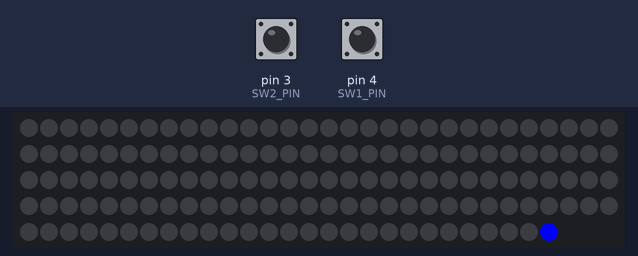
Bench run of a sketch on a simulated Arduino Uno, built with avr-gcc and run on an emulated ATmega328P. Parts: 147 RGB LEDs in strip order, left to right, continuing on the next row. Inputs (shaded band) come from the test bench; at power-on: pin 4 (SW1_PIN) HIGH, pin 3 (SW2_PIN) HIGH. Colours are those a GRB WS2812 strip shows for the declared byte order.

Above: at 1.2 s.
1.3 s: pin 4 (SW1_PIN) pulled LOW for 0.15 s
At 1.39 s:
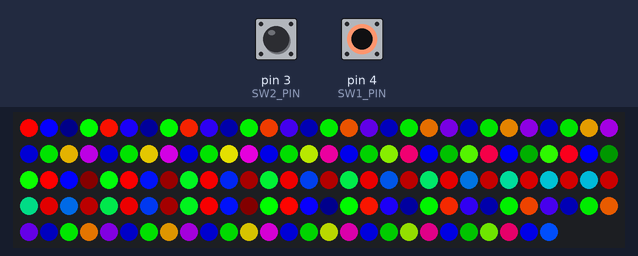
3.0 s: pin 3 (SW2_PIN) pulled LOW for 0.15 s
At 3.1 s:
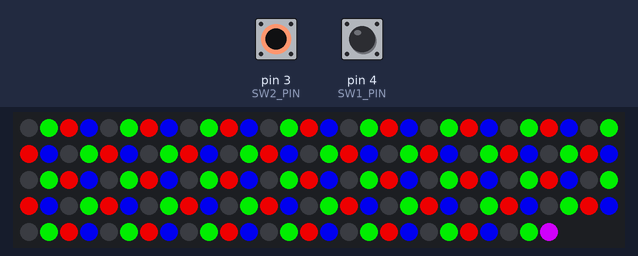
4.6 s: pin 4 (SW1_PIN) pulled LOW for 1 s
At 5.39 s:
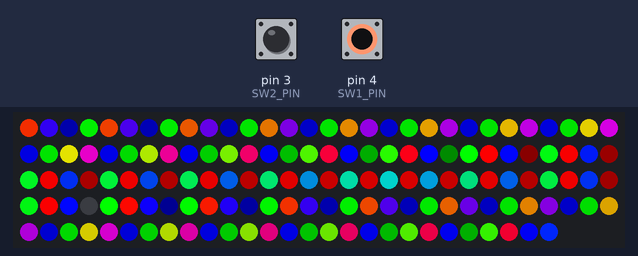
7.1 s: pin 3 (SW2_PIN) pulled LOW for 3.2 s
At 7.7 s:
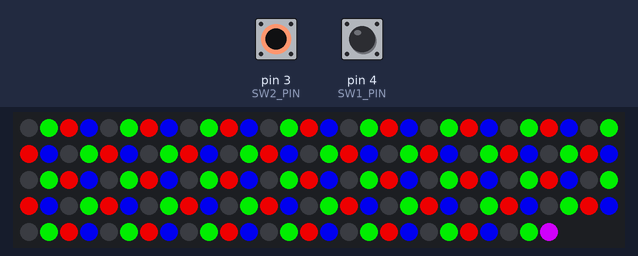
Timing chart, 0 to 10.1 s (numbered marks = the images above; inputs shaded):
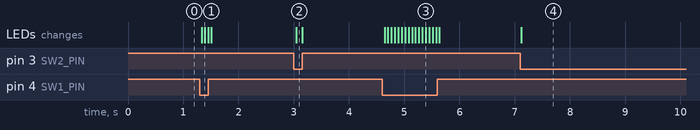

Measured:
- after the input at 1.3 s, the LEDs: first change at once (image 1 shows a later state)
- after the input at 3.0 s, the LEDs: change after 0.05 s (image 2)
- after the input at 4.6 s, the LEDs: first change after 0.05 s (image 3 shows a later state)
- after the input at 7.1 s, the LEDs: change at once (image 4)

The sketch:

courtesylights_rgbw.ino
```cpp
#include "FastLED.h"
#include "FastLED_RGBW.h"

#define DATA_PIN 6
#define SW1_PIN 4
#define SW2_PIN 3
#define NUM_LEDS 110

CRGBW leds[NUM_LEDS];
CRGB *ledsRGB = (CRGB *) &leds[0];
uint8_t gHue = 0; // rotating "base color"
uint8_t luma = 255; // global brightness

void setup() {
  pinMode(SW1_PIN, INPUT_PULLUP);
  pinMode(SW2_PIN, INPUT_PULLUP);
  FastLED.addLeds<WS2812B, DATA_PIN, RGB>(ledsRGB, getRGBWsize(NUM_LEDS));
  FastLED.setBrightness(luma);
  FastLED.show();
  Serial.begin(115200);
}

void fillWhite(uint8_t luma){
  for(int i = 0; i < NUM_LEDS; i++){
    leds[i].w = luma;
  }
}

void blackout() {
  for(int i = 0; i < NUM_LEDS; i++){
    leds[i] = 0;
  }
}

void rainbow(uint8_t start_position, float width_factor){
  // lower width factor = spread rainbow farther, higher = fit more rainbows
  // good values are 0.2 -> 2
  for(int i = 0; i < NUM_LEDS; i++){
    leds[i] = CHSV((i * 256 / NUM_LEDS * width_factor) + start_position, 255, 255);
  }
}

void loop() {

    if(!(digitalRead(SW1_PIN))){
      rainbow(gHue,0.9);
      gHue = gHue < 256 ? gHue + 1 : 0;
    } else if(!(digitalRead(SW2_PIN))) {
      fillWhite(200);
    } else {
      blackout();
    }
    FastLED.show();
    delay(50);

}
```

FastLED_RGBW.h
```cpp
/* FastLED_RGBW
 *
 * Hack to enable SK6812 RGBW strips to work with FastLED.
 *
 * Original code by Jim Bumgardner (http://krazydad.com).
 * Modified by David Madison (http://partsnotincluded.com).
 *
*/

#ifndef FastLED_RGBW_h
#define FastLED_RGBW_h

struct CRGBW  {
	union {
		struct {
			union {
				uint8_t g;
				uint8_t green;
			};
			union {
				uint8_t r;
				uint8_t red;
			};
			union {
				uint8_t b;
				uint8_t blue;
			};
			union {
				uint8_t w;
				uint8_t white;
			};
		};
		uint8_t raw[4];
	};

	CRGBW(){}

	CRGBW(uint8_t rd, uint8_t grn, uint8_t blu, uint8_t wht){
		r = rd;
		g = grn;
		b = blu;
		w = wht;
	}

	inline void operator = (const CRGB c) __attribute__((always_inline)){
		this->r = c.r;
		this->g = c.g;
		this->b = c.b;
		this->white = 0;
	}
};

inline uint16_t getRGBWsize(uint16_t nleds){
	uint16_t nbytes = nleds * 4;
	if(nbytes % 3 > 0) return nbytes / 3 + 1;
	else return nbytes / 3;
}

#endif
```
